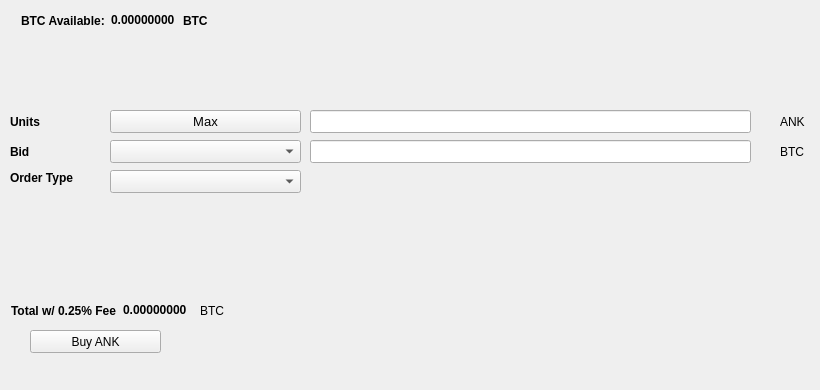
   <widget class="QWidget" name="BuyTab">
    <attribute name="title">
     <string>Buy</string>
    </attribute>
    <widget class="QPushButton" name="BuyANK">
     <property name="geometry">
      <rect>
       <x>30</x>
       <y>330</y>
       <width>131</width>
       <height>23</height>
      </rect>
     </property>
     <property name="text">
      <string>Buy ANK</string>
     </property>
     <property name="icon">
      <iconset resource="../anker.qrc">
       <normaloff>:/icons/bitcoin</normaloff>:/icons/bitcoin</iconset>
     </property>
    </widget>
    <widget class="QLabel" name="label_3">
     <property name="geometry">
      <rect>
       <x>10</x>
       <y>110</y>
       <width>46</width>
       <height>23</height>
      </rect>
     </property>
     <property name="font">
      <font>
       <weight>75</weight>
       <bold>true</bold>
      </font>
     </property>
     <property name="text">
      <string>Units</string>
     </property>
    </widget>
    <widget class="QLineEdit" name="UnitsInput">
     <property name="geometry">
      <rect>
       <x>310</x>
       <y>110</y>
       <width>441</width>
       <height>23</height>
      </rect>
     </property>
     <property name="font">
      <font>
       <pointsize>9</pointsize>
       <weight>75</weight>
       <bold>true</bold>
      </font>
     </property>
    </widget>
    <widget class="QLineEdit" name="BuyBidPriceEdit">
     <property name="geometry">
      <rect>
       <x>310</x>
       <y>140</y>
       <width>441</width>
       <height>23</height>
      </rect>
     </property>
     <property name="font">
      <font>
       <pointsize>9</pointsize>
       <weight>75</weight>
       <bold>true</bold>
      </font>
     </property>
    </widget>
    <widget class="QLabel" name="label_4">
     <property name="geometry">
      <rect>
       <x>780</x>
       <y>110</y>
       <width>31</width>
       <height>23</height>
      </rect>
     </property>
     <property name="text">
      <string>ANK</string>
     </property>
    </widget>
    <widget class="QLabel" name="label_5">
     <property name="geometry">
      <rect>
       <x>780</x>
       <y>140</y>
       <width>31</width>
       <height>23</height>
      </rect>
     </property>
     <property name="text">
      <string>BTC</string>
     </property>
    </widget>
    <widget class="QLabel" name="label_6">
     <property name="geometry">
      <rect>
       <x>10</x>
       <y>140</y>
       <width>46</width>
       <height>23</height>
      </rect>
     </property>
     <property name="font">
      <font>
       <weight>75</weight>
       <bold>true</bold>
      </font>
     </property>
     <property name="text">
      <string>Bid</string>
     </property>
    </widget>
    <widget class="QLabel" name="label_7">
     <property name="geometry">
      <rect>
       <x>10</x>
       <y>170</y>
       <width>91</width>
       <height>16</height>
      </rect>
     </property>
     <property name="font">
      <font>
       <weight>75</weight>
       <bold>true</bold>
      </font>
     </property>
     <property name="text">
      <string>Order Type</string>
     </property>
    </widget>
    <widget class="QPushButton" name="Buy_Max_Amount">
     <property name="geometry">
      <rect>
       <x>110</x>
       <y>110</y>
       <width>191</width>
       <height>23</height>
      </rect>
     </property>
     <property name="font">
      <font>
       <pointsize>10</pointsize>
      </font>
     </property>
     <property name="text">
      <string>Max</string>
     </property>
    </widget>
    <widget class="QComboBox" name="BuyBidcomboBox">
     <property name="geometry">
      <rect>
       <x>110</x>
       <y>140</y>
       <width>191</width>
       <height>23</height>
      </rect>
     </property>
     <property name="font">
      <font>
       <pointsize>10</pointsize>
      </font>
     </property>
    </widget>
    <widget class="QComboBox" name="buyOrdertypeCombo">
     <property name="geometry">
      <rect>
       <x>110</x>
       <y>170</y>
       <width>191</width>
       <height>23</height>
      </rect>
     </property>
     <property name="font">
      <font>
       <pointsize>10</pointsize>
      </font>
     </property>
    </widget>
    <widget class="QWidget" name="layoutWidget1">
     <property name="geometry">
      <rect>
       <x>21</x>
       <y>11</y>
       <width>227</width>
       <height>19</height>
      </rect>
     </property>
     <layout class="QHBoxLayout" name="horizontalLayout_3">
      <item>
       <widget class="QLabel" name="label232">
        <property name="font">
         <font>
          <weight>75</weight>
          <bold>true</bold>
         </font>
        </property>
        <property name="text">
         <string>BTC Available:</string>
        </property>
       </widget>
      </item>
      <item>
       <widget class="QLabel" name="BtcAvailableLbl">
        <property name="palette">
         <palette>
          <active>
           <colorrole role="WindowText">
            <brush brushstyle="SolidPattern">
             <color alpha="255">
              <red>0</red>
              <green>0</green>
              <blue>0</blue>
             </color>
            </brush>
           </colorrole>
           <colorrole role="Button">
            <brush brushstyle="SolidPattern">
             <color alpha="255">
              <red>0</red>
              <green>170</green>
              <blue>0</blue>
             </color>
            </brush>
           </colorrole>
           <colorrole role="Light">
            <brush brushstyle="SolidPattern">
             <color alpha="255">
              <red>0</red>
              <green>255</green>
              <blue>0</blue>
             </color>
            </brush>
           </colorrole>
           <colorrole role="Midlight">
            <brush brushstyle="SolidPattern">
             <color alpha="255">
              <red>0</red>
              <green>212</green>
              <blue>0</blue>
             </color>
            </brush>
           </colorrole>
           <colorrole role="Dark">
            <brush brushstyle="SolidPattern">
             <color alpha="255">
              <red>0</red>
              <green>85</green>
              <blue>0</blue>
             </color>
            </brush>
           </colorrole>
           <colorrole role="Mid">
            <brush brushstyle="SolidPattern">
             <color alpha="255">
              <red>0</red>
              <green>113</green>
              <blue>0</blue>
             </color>
            </brush>
           </colorrole>
           <colorrole role="Text">
            <brush brushstyle="SolidPattern">
             <color alpha="255">
              <red>0</red>
              <green>170</green>
              <blue>0</blue>
             </color>
            </brush>
           </colorrole>
           <colorrole role="BrightText">
            <brush brushstyle="SolidPattern">
             <color alpha="255">
              <red>255</red>
              <green>255</green>
              <blue>255</blue>
             </color>
            </brush>
           </colorrole>
           <colorrole role="ButtonText">
            <brush brushstyle="SolidPattern">
             <color alpha="255">
              <red>0</red>
              <green>0</green>
              <blue>0</blue>
             </color>
            </brush>
           </colorrole>
           <colorrole role="Base">
            <brush brushstyle="SolidPattern">
             <color alpha="255">
              <red>255</red>
              <green>255</green>
              <blue>255</blue>
             </color>
            </brush>
           </colorrole>
           <colorrole role="Window">
            <brush brushstyle="SolidPattern">
             <color alpha="255">
              <red>0</red>
              <green>170</green>
              <blue>0</blue>
             </color>
            </brush>
           </colorrole>
           <colorrole role="Shadow">
            <brush brushstyle="SolidPattern">
             <color alpha="255">
              <red>0</red>
              <green>0</green>
              <blue>0</blue>
             </color>
            </brush>
           </colorrole>
           <colorrole role="AlternateBase">
            <brush brushstyle="SolidPattern">
             <color alpha="255">
              <red>127</red>
              <green>212</green>
              <blue>127</blue>
             </color>
            </brush>
           </colorrole>
           <colorrole role="ToolTipBase">
            <brush brushstyle="SolidPattern">
             <color alpha="255">
              <red>255</red>
              <green>255</green>
              <blue>220</blue>
             </color>
            </brush>
           </colorrole>
           <colorrole role="ToolTipText">
            <brush brushstyle="SolidPattern">
             <color alpha="255">
              <red>0</red>
              <green>0</green>
              <blue>0</blue>
             </color>
            </brush>
           </colorrole>
          </active>
          <inactive>
           <colorrole role="WindowText">
            <brush brushstyle="SolidPattern">
             <color alpha="255">
              <red>0</red>
              <green>0</green>
              <blue>0</blue>
             </color>
            </brush>
           </colorrole>
           <colorrole role="Button">
            <brush brushstyle="SolidPattern">
             <color alpha="255">
              <red>0</red>
              <green>170</green>
              <blue>0</blue>
             </color>
            </brush>
           </colorrole>
           <colorrole role="Light">
            <brush brushstyle="SolidPattern">
             <color alpha="255">
              <red>0</red>
              <green>255</green>
              <blue>0</blue>
             </color>
            </brush>
           </colorrole>
           <colorrole role="Midlight">
            <brush brushstyle="SolidPattern">
             <color alpha="255">
              <red>0</red>
              <green>212</green>
              <blue>0</blue>
             </color>
            </brush>
           </colorrole>
           <colorrole role="Dark">
            <brush brushstyle="SolidPattern">
             <color alpha="255">
              <red>0</red>
              <green>85</green>
              <blue>0</blue>
             </color>
            </brush>
           </colorrole>
           <colorrole role="Mid">
            <brush brushstyle="SolidPattern">
             <color alpha="255">
              <red>0</red>
              <green>113</green>
              <blue>0</blue>
             </color>
            </brush>
           </colorrole>
           <colorrole role="Text">
            <brush brushstyle="SolidPattern">
             <color alpha="255">
              <red>0</red>
              <green>170</green>
              <blue>0</blue>
             </color>
            </brush>
           </colorrole>
           <colorrole role="BrightText">
            <brush brushstyle="SolidPattern">
             <color alpha="255">
              <red>255</red>
              <green>255</green>
              <blue>255</blue>
             </color>
            </brush>
           </colorrole>
           <colorrole role="ButtonText">
            <brush brushstyle="SolidPattern">
             <color alpha="255">
              <red>0</red>
              <green>0</green>
              <blue>0</blue>
             </color>
            </brush>
           </colorrole>
           <colorrole role="Base">
            <brush brushstyle="SolidPattern">
             <color alpha="255">
              <red>255</red>
              <green>255</green>
              <blue>255</blue>
             </color>
            </brush>
           </colorrole>
           <colorrole role="Window">
            <brush brushstyle="SolidPattern">
             <color alpha="255">
              <red>0</red>
              <green>170</green>
              <blue>0</blue>
             </color>
            </brush>
           </colorrole>
           <colorrole role="Shadow">
            <brush brushstyle="SolidPattern">
             <color alpha="255">
              <red>0</red>
              <green>0</green>
              <blue>0</blue>
             </color>
            </brush>
           </colorrole>
           <colorrole role="AlternateBase">
            <brush brushstyle="SolidPattern">
             <color alpha="255">
              <red>127</red>
              <green>212</green>
              <blue>127</blue>
             </color>
            </brush>
           </colorrole>
           <colorrole role="ToolTipBase">
            <brush brushstyle="SolidPattern">
             <color alpha="255">
              <red>255</red>
              <green>255</green>
              <blue>220</blue>
             </color>
            </brush>
           </colorrole>
           <colorrole role="ToolTipText">
            <brush brushstyle="SolidPattern">
             <color alpha="255">
              <red>0</red>
              <green>0</green>
              <blue>0</blue>
             </color>
            </brush>
           </colorrole>
          </inactive>
          <disabled>
           <colorrole role="WindowText">
            <brush brushstyle="SolidPattern">
             <color alpha="255">
              <red>0</red>
              <green>85</green>
              <blue>0</blue>
             </color>
            </brush>
           </colorrole>
           <colorrole role="Button">
            <brush brushstyle="SolidPattern">
             <color alpha="255">
              <red>0</red>
              <green>170</green>
              <blue>0</blue>
             </color>
            </brush>
           </colorrole>
           <colorrole role="Light">
            <brush brushstyle="SolidPattern">
             <color alpha="255">
              <red>0</red>
              <green>255</green>
              <blue>0</blue>
             </color>
            </brush>
           </colorrole>
           <colorrole role="Midlight">
            <brush brushstyle="SolidPattern">
             <color alpha="255">
              <red>0</red>
              <green>212</green>
              <blue>0</blue>
             </color>
            </brush>
           </colorrole>
           <colorrole role="Dark">
            <brush brushstyle="SolidPattern">
             <color alpha="255">
              <red>0</red>
              <green>85</green>
              <blue>0</blue>
             </color>
            </brush>
           </colorrole>
           <colorrole role="Mid">
            <brush brushstyle="SolidPattern">
             <color alpha="255">
              <red>0</red>
              <green>113</green>
              <blue>0</blue>
             </color>
            </brush>
           </colorrole>
           <colorrole role="Text">
            <brush brushstyle="SolidPattern">
             <color alpha="255">
              <red>0</red>
              <green>85</green>
              <blue>0</blue>
             </color>
            </brush>
           </colorrole>
           <colorrole role="BrightText">
            <brush brushstyle="SolidPattern">
             <color alpha="255">
              <red>255</red>
              <green>255</green>
              <blue>255</blue>
             </color>
            </brush>
           </colorrole>
           <colorrole role="ButtonText">
            <brush brushstyle="SolidPattern">
             <color alpha="255">
              <red>0</red>
              <green>85</green>
              <blue>0</blue>
             </color>
            </brush>
           </colorrole>
           <colorrole role="Base">
            <brush brushstyle="SolidPattern">
             <color alpha="255">
              <red>0</red>
              <green>170</green>
              <blue>0</blue>
             </color>
            </brush>
           </colorrole>
           <colorrole role="Window">
            <brush brushstyle="SolidPattern">
             <color alpha="255">
              <red>0</red>
              <green>170</green>
              <blue>0</blue>
             </color>
            </brush>
           </colorrole>
           <colorrole role="Shadow">
            <brush brushstyle="SolidPattern">
             <color alpha="255">
              <red>0</red>
              <green>0</green>
              <blue>0</blue>
             </color>
            </brush>
           </colorrole>
           <colorrole role="AlternateBase">
            <brush brushstyle="SolidPattern">
             <color alpha="255">
              <red>0</red>
              <green>170</green>
              <blue>0</blue>
             </color>
            </brush>
           </colorrole>
           <colorrole role="ToolTipBase">
            <brush brushstyle="SolidPattern">
             <color alpha="255">
              <red>255</red>
              <green>255</green>
              <blue>220</blue>
             </color>
            </brush>
           </colorrole>
           <colorrole role="ToolTipText">
            <brush brushstyle="SolidPattern">
             <color alpha="255">
              <red>0</red>
              <green>0</green>
              <blue>0</blue>
             </color>
            </brush>
           </colorrole>
          </disabled>
         </palette>
        </property>
        <property name="font">
         <font>
          <weight>75</weight>
          <bold>true</bold>
         </font>
        </property>
        <property name="text">
         <string>0.00000000</string>
        </property>
        <property name="textInteractionFlags">
         <set>Qt::LinksAccessibleByMouse|Qt::TextSelectableByKeyboard|Qt::TextSelectableByMouse</set>
        </property>
       </widget>
      </item>
      <item>
       <widget class="QLabel" name="BtcAvailableLbl_2">
        <property name="font">
         <font>
          <weight>75</weight>
          <bold>true</bold>
         </font>
        </property>
        <property name="text">
         <string>BTC</string>
        </property>
       </widget>
      </item>
     </layout>
    </widget>
    <widget class="QWidget" name="layoutWidge2">
     <property name="geometry">
      <rect>
       <x>11</x>
       <y>301</y>
       <width>259</width>
       <height>19</height>
      </rect>
     </property>
     <layout class="QHBoxLayout" name="horizontalLayout_4">
      <item>
       <widget class="QLabel" name="label_9">
        <property name="font">
         <font>
          <weight>75</weight>
          <bold>true</bold>
         </font>
        </property>
        <property name="text">
         <string>Total w/ 0.25% Fee</string>
        </property>
       </widget>
      </item>
      <item>
       <widget class="QLabel" name="BuyCostLabel">
        <property name="palette">
         <palette>
          <active>
           <colorrole role="WindowText">
            <brush brushstyle="SolidPattern">
             <color alpha="255">
              <red>0</red>
              <green>0</green>
              <blue>0</blue>
             </color>
            </brush>
           </colorrole>
           <colorrole role="Button">
            <brush brushstyle="SolidPattern">
             <color alpha="255">
              <red>0</red>
              <green>170</green>
              <blue>0</blue>
             </color>
            </brush>
           </colorrole>
           <colorrole role="Light">
            <brush brushstyle="SolidPattern">
             <color alpha="255">
              <red>0</red>
              <green>255</green>
              <blue>0</blue>
             </color>
            </brush>
           </colorrole>
           <colorrole role="Midlight">
            <brush brushstyle="SolidPattern">
             <color alpha="255">
              <red>0</red>
              <green>212</green>
              <blue>0</blue>
             </color>
            </brush>
           </colorrole>
           <colorrole role="Dark">
            <brush brushstyle="SolidPattern">
             <color alpha="255">
              <red>0</red>
              <green>85</green>
              <blue>0</blue>
             </color>
            </brush>
           </colorrole>
           <colorrole role="Mid">
            <brush brushstyle="SolidPattern">
             <color alpha="255">
              <red>0</red>
              <green>113</green>
              <blue>0</blue>
             </color>
            </brush>
           </colorrole>
           <colorrole role="Text">
            <brush brushstyle="SolidPattern">
             <color alpha="255">
              <red>0</red>
              <green>170</green>
              <blue>0</blue>
             </color>
            </brush>
           </colorrole>
           <colorrole role="BrightText">
            <brush brushstyle="SolidPattern">
             <color alpha="255">
              <red>255</red>
              <green>255</green>
              <blue>255</blue>
             </color>
            </brush>
           </colorrole>
           <colorrole role="ButtonText">
            <brush brushstyle="SolidPattern">
             <color alpha="255">
              <red>0</red>
              <green>0</green>
              <blue>0</blue>
             </color>
            </brush>
           </colorrole>
           <colorrole role="Base">
            <brush brushstyle="SolidPattern">
             <color alpha="255">
              <red>255</red>
              <green>255</green>
              <blue>255</blue>
             </color>
            </brush>
           </colorrole>
           <colorrole role="Window">
            <brush brushstyle="SolidPattern">
             <color alpha="255">
              <red>0</red>
              <green>170</green>
              <blue>0</blue>
             </color>
            </brush>
           </colorrole>
           <colorrole role="Shadow">
            <brush brushstyle="SolidPattern">
             <color alpha="255">
              <red>0</red>
              <green>0</green>
              <blue>0</blue>
             </color>
            </brush>
           </colorrole>
           <colorrole role="AlternateBase">
            <brush brushstyle="SolidPattern">
             <color alpha="255">
              <red>127</red>
              <green>212</green>
              <blue>127</blue>
             </color>
            </brush>
           </colorrole>
           <colorrole role="ToolTipBase">
            <brush brushstyle="SolidPattern">
             <color alpha="255">
              <red>255</red>
              <green>255</green>
              <blue>220</blue>
             </color>
            </brush>
           </colorrole>
           <colorrole role="ToolTipText">
            <brush brushstyle="SolidPattern">
             <color alpha="255">
              <red>0</red>
              <green>0</green>
              <blue>0</blue>
             </color>
            </brush>
           </colorrole>
          </active>
          <inactive>
           <colorrole role="WindowText">
            <brush brushstyle="SolidPattern">
             <color alpha="255">
              <red>0</red>
              <green>0</green>
              <blue>0</blue>
             </color>
            </brush>
           </colorrole>
           <colorrole role="Button">
            <brush brushstyle="SolidPattern">
             <color alpha="255">
              <red>0</red>
              <green>170</green>
              <blue>0</blue>
             </color>
            </brush>
           </colorrole>
           <colorrole role="Light">
            <brush brushstyle="SolidPattern">
             <color alpha="255">
              <red>0</red>
              <green>255</green>
              <blue>0</blue>
             </color>
            </brush>
           </colorrole>
           <colorrole role="Midlight">
            <brush brushstyle="SolidPattern">
             <color alpha="255">
              <red>0</red>
              <green>212</green>
              <blue>0</blue>
             </color>
            </brush>
           </colorrole>
           <colorrole role="Dark">
            <brush brushstyle="SolidPattern">
             <color alpha="255">
              <red>0</red>
              <green>85</green>
              <blue>0</blue>
             </color>
            </brush>
           </colorrole>
           <colorrole role="Mid">
            <brush brushstyle="SolidPattern">
             <color alpha="255">
              <red>0</red>
              <green>113</green>
              <blue>0</blue>
             </color>
            </brush>
           </colorrole>
           <colorrole role="Text">
            <brush brushstyle="SolidPattern">
             <color alpha="255">
              <red>0</red>
              <green>170</green>
              <blue>0</blue>
             </color>
            </brush>
           </colorrole>
           <colorrole role="BrightText">
            <brush brushstyle="SolidPattern">
             <color alpha="255">
              <red>255</red>
              <green>255</green>
              <blue>255</blue>
             </color>
            </brush>
           </colorrole>
           <colorrole role="ButtonText">
            <brush brushstyle="SolidPattern">
             <color alpha="255">
              <red>0</red>
              <green>0</green>
              <blue>0</blue>
             </color>
            </brush>
           </colorrole>
           <colorrole role="Base">
            <brush brushstyle="SolidPattern">
             <color alpha="255">
              <red>255</red>
              <green>255</green>
              <blue>255</blue>
             </color>
            </brush>
           </colorrole>
           <colorrole role="Window">
            <brush brushstyle="SolidPattern">
             <color alpha="255">
              <red>0</red>
              <green>170</green>
              <blue>0</blue>
             </color>
            </brush>
           </colorrole>
           <colorrole role="Shadow">
            <brush brushstyle="SolidPattern">
             <color alpha="255">
              <red>0</red>
              <green>0</green>
              <blue>0</blue>
             </color>
            </brush>
           </colorrole>
           <colorrole role="AlternateBase">
            <brush brushstyle="SolidPattern">
             <color alpha="255">
              <red>127</red>
              <green>212</green>
              <blue>127</blue>
             </color>
            </brush>
           </colorrole>
           <colorrole role="ToolTipBase">
            <brush brushstyle="SolidPattern">
             <color alpha="255">
              <red>255</red>
              <green>255</green>
              <blue>220</blue>
             </color>
            </brush>
           </colorrole>
           <colorrole role="ToolTipText">
            <brush brushstyle="SolidPattern">
             <color alpha="255">
              <red>0</red>
              <green>0</green>
              <blue>0</blue>
             </color>
            </brush>
           </colorrole>
          </inactive>
          <disabled>
           <colorrole role="WindowText">
            <brush brushstyle="SolidPattern">
             <color alpha="255">
              <red>0</red>
              <green>85</green>
              <blue>0</blue>
             </color>
            </brush>
           </colorrole>
           <colorrole role="Button">
            <brush brushstyle="SolidPattern">
             <color alpha="255">
              <red>0</red>
              <green>170</green>
              <blue>0</blue>
             </color>
            </brush>
           </colorrole>
           <colorrole role="Light">
            <brush brushstyle="SolidPattern">
             <color alpha="255">
              <red>0</red>
              <green>255</green>
              <blue>0</blue>
             </color>
            </brush>
           </colorrole>
           <colorrole role="Midlight">
            <brush brushstyle="SolidPattern">
             <color alpha="255">
              <red>0</red>
              <green>212</green>
              <blue>0</blue>
             </color>
            </brush>
           </colorrole>
           <colorrole role="Dark">
            <brush brushstyle="SolidPattern">
             <color alpha="255">
              <red>0</red>
              <green>85</green>
              <blue>0</blue>
             </color>
            </brush>
           </colorrole>
           <colorrole role="Mid">
            <brush brushstyle="SolidPattern">
             <color alpha="255">
              <red>0</red>
              <green>113</green>
              <blue>0</blue>
             </color>
            </brush>
           </colorrole>
           <colorrole role="Text">
            <brush brushstyle="SolidPattern">
             <color alpha="255">
              <red>0</red>
              <green>85</green>
              <blue>0</blue>
             </color>
            </brush>
           </colorrole>
           <colorrole role="BrightText">
            <brush brushstyle="SolidPattern">
             <color alpha="255">
              <red>255</red>
              <green>255</green>
              <blue>255</blue>
             </color>
            </brush>
           </colorrole>
           <colorrole role="ButtonText">
            <brush brushstyle="SolidPattern">
             <color alpha="255">
              <red>0</red>
              <green>85</green>
              <blue>0</blue>
             </color>
            </brush>
           </colorrole>
           <colorrole role="Base">
            <brush brushstyle="SolidPattern">
             <color alpha="255">
              <red>0</red>
              <green>170</green>
              <blue>0</blue>
             </color>
            </brush>
           </colorrole>
           <colorrole role="Window">
            <brush brushstyle="SolidPattern">
             <color alpha="255">
              <red>0</red>
              <green>170</green>
              <blue>0</blue>
             </color>
            </brush>
           </colorrole>
           <colorrole role="Shadow">
            <brush brushstyle="SolidPattern">
             <color alpha="255">
              <red>0</red>
              <green>0</green>
              <blue>0</blue>
             </color>
            </brush>
           </colorrole>
           <colorrole role="AlternateBase">
            <brush brushstyle="SolidPattern">
             <color alpha="255">
              <red>0</red>
              <green>170</green>
              <blue>0</blue>
             </color>
            </brush>
           </colorrole>
           <colorrole role="ToolTipBase">
            <brush brushstyle="SolidPattern">
             <color alpha="255">
              <red>255</red>
              <green>255</green>
              <blue>220</blue>
             </color>
            </brush>
           </colorrole>
           <colorrole role="ToolTipText">
            <brush brushstyle="SolidPattern">
             <color alpha="255">
              <red>0</red>
              <green>0</green>
              <blue>0</blue>
             </color>
            </brush>
           </colorrole>
          </disabled>
         </palette>
        </property>
        <property name="font">
         <font>
          <weight>75</weight>
          <bold>true</bold>
         </font>
        </property>
        <property name="autoFillBackground">
         <bool>false</bool>
        </property>
        <property name="text">
         <string>0.00000000</string>
        </property>
        <property name="textInteractionFlags">
         <set>Qt::LinksAccessibleByMouse|Qt::TextSelectableByMouse</set>
        </property>
       </widget>
      </item>
      <item>
       <widget class="QLabel" name="label_10">
        <property name="font">
         <font>
          <weight>50</weight>
          <bold>false</bold>
         </font>
        </property>
        <property name="text">
         <string>BTC</string>
        </property>
       </widget>
      </item>
     </layout>
    </widget>
    <widget class="QLabel" name="label_24">
     <property name="geometry">
      <rect>
       <x>460</x>
       <y>300</y>
       <width>281</width>
       <height>81</height>
      </rect>
     </property>
     <property name="text">
      <string/>
     </property>
     <property name="pixmap">
      <pixmap>:/images/bittrex</pixmap>
     </property>
    </widget>
   </widget>
